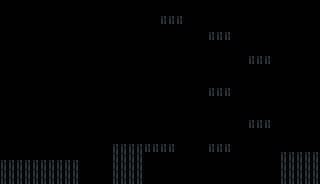

A level layout from a 2D game, rendered from its tile map. Below: a short description, then the map file with its tile-grid data intact:
An orthogonal 40x23 tile map with 8x8 px tiles, 2 tile layers (draw, collide).

<map version="1.10" tiledversion="1.10.2" orientation="orthogonal" renderorder="right-down" width="40" height="23" tilewidth="8" tileheight="8" infinite="0" nextlayerid="3" nextobjectid="1">
 <editorsettings>
  <export target="next.csv" format="csv" />
 </editorsettings>
 <tileset firstgid="1" source="tileset.tsx" />
 <layer id="1" name="draw" width="40" height="23">
  <data encoding="csv">
0,0,0,0,0,0,0,0,0,0,0,0,0,0,0,0,0,0,0,0,0,0,0,0,0,0,0,0,0,0,0,0,0,0,0,0,0,0,0,0,
0,0,0,0,0,0,0,0,0,0,0,0,0,0,0,0,0,0,0,0,0,0,0,0,0,0,0,0,0,0,0,0,0,0,0,0,0,0,0,0,
0,0,0,0,0,0,0,0,0,0,0,0,0,0,0,0,0,0,0,0,25,26,27,0,0,0,0,0,0,0,0,0,0,0,0,0,0,0,0,0,
0,0,0,0,0,0,0,0,0,0,0,0,0,0,0,0,0,0,0,0,0,0,0,0,0,0,0,0,0,0,0,0,0,0,0,0,0,0,0,0,
0,0,0,0,0,0,0,0,0,0,0,0,0,0,0,0,0,0,0,0,0,0,0,0,0,0,25,26,27,0,0,0,0,0,0,0,0,0,0,0,
0,0,0,0,0,0,0,0,0,0,0,0,0,0,0,0,0,0,0,0,0,0,0,0,0,0,0,0,0,0,0,0,0,0,0,0,0,0,0,0,
0,0,0,0,0,0,0,0,0,0,0,0,0,0,0,0,0,0,0,0,0,0,0,0,0,0,0,0,0,0,0,0,0,0,0,0,0,0,0,0,
0,0,0,0,0,0,0,0,0,0,0,0,0,0,0,0,0,0,0,0,0,0,0,0,0,0,0,0,0,0,0,25,26,27,0,0,0,0,0,0,
0,0,0,0,0,0,0,0,0,0,0,0,0,0,0,0,0,0,0,0,0,0,0,0,0,0,0,0,0,0,0,0,0,0,0,0,0,0,0,0,
0,0,0,0,0,0,0,0,0,0,0,0,0,0,0,0,0,0,0,0,0,0,0,0,0,0,0,0,0,0,0,0,0,0,0,0,0,0,0,0,
0,0,0,0,0,0,0,0,0,0,0,0,0,0,0,0,0,0,0,0,0,0,0,0,0,0,0,0,0,0,0,0,0,0,0,0,0,0,0,0,
0,0,0,0,0,0,0,0,0,0,0,0,0,0,0,0,0,0,0,0,0,0,0,0,0,0,25,26,27,0,0,0,0,0,0,0,0,0,0,0,
0,0,0,0,0,0,0,0,0,0,0,0,0,0,0,0,0,0,0,0,0,0,0,0,0,0,0,0,0,0,0,0,0,0,0,0,0,0,0,0,
0,0,0,0,0,0,0,0,0,0,0,0,0,0,0,0,0,0,0,0,0,0,0,0,0,0,0,0,0,0,0,0,0,0,0,0,0,0,0,0,
0,0,0,0,0,0,0,0,0,0,0,0,0,0,0,0,0,0,0,0,0,0,0,0,0,0,0,0,0,0,0,0,0,0,0,0,0,0,0,0,
0,0,0,0,0,0,0,0,0,0,0,0,0,0,0,0,0,0,0,0,0,0,0,0,0,0,0,0,0,0,0,25,26,27,0,0,0,0,0,0,
0,0,0,0,0,0,0,0,0,0,0,0,0,0,0,0,0,0,0,0,0,0,0,0,0,0,0,0,0,0,0,0,0,0,0,0,0,0,0,0,
0,0,0,0,0,0,0,0,0,0,0,0,0,0,0,0,0,0,0,0,0,0,0,0,0,0,0,0,0,0,0,0,0,0,0,0,0,0,0,0,
0,0,0,0,0,0,0,0,0,0,0,0,0,0,1,2,2,2,26,26,26,27,0,0,0,0,25,26,27,0,0,0,0,0,0,0,0,0,0,0,
0,0,0,0,0,0,0,0,0,0,0,0,0,0,9,4,6,11,0,0,0,0,0,0,0,0,0,0,0,0,0,0,0,0,0,1,2,2,2,2,
2,2,2,2,2,2,2,2,2,3,0,0,0,0,9,12,14,11,0,0,0,0,0,0,0,0,0,0,0,0,0,0,0,0,0,9,4,5,5,5,
5,5,5,5,5,5,5,5,6,11,0,0,0,0,9,12,14,11,0,0,0,0,0,0,0,0,0,0,0,0,0,0,0,0,0,9,12,13,13,13,
13,13,13,13,13,13,13,13,14,11,0,0,0,0,9,12,14,11,0,0,0,0,0,0,0,0,0,0,0,0,0,0,0,0,0,9,12,13,13,13
</data>
 </layer>
 <layer id="2" name="collide" width="40" height="23">
  <data encoding="csv">
0,0,0,0,0,0,0,0,0,0,0,0,0,0,0,0,0,0,0,0,0,0,0,0,0,0,0,0,0,0,0,0,0,0,0,0,0,0,0,0,
0,0,0,0,0,0,0,0,0,0,0,0,0,0,0,0,0,0,0,0,0,0,0,0,0,0,0,0,0,0,0,0,0,0,0,0,0,0,0,0,
0,0,0,0,0,0,0,0,0,0,0,0,0,0,0,0,0,0,0,0,10,10,10,0,0,0,0,0,0,0,0,0,0,0,0,0,0,0,0,0,
0,0,0,0,0,0,0,0,0,0,0,0,0,0,0,0,0,0,0,0,0,0,0,0,0,0,0,0,0,0,0,0,0,0,0,0,0,0,0,0,
0,0,0,0,0,0,0,0,0,0,0,0,0,0,0,0,0,0,0,0,0,0,0,0,0,0,10,10,10,0,0,0,0,0,0,0,0,0,0,0,
0,0,0,0,0,0,0,0,0,0,0,0,0,0,0,0,0,0,0,0,0,0,0,0,0,0,0,0,0,0,0,0,0,0,0,0,0,0,0,0,
0,0,0,0,0,0,0,0,0,0,0,0,0,0,0,0,0,0,0,0,0,0,0,0,0,0,0,0,0,0,0,0,0,0,0,0,0,0,0,0,
0,0,0,0,0,0,0,0,0,0,0,0,0,0,0,0,0,0,0,0,0,0,0,0,0,0,0,0,0,0,0,10,10,10,0,0,0,0,0,0,
0,0,0,0,0,0,0,0,0,0,0,0,0,0,0,0,0,0,0,0,0,0,0,0,0,0,0,0,0,0,0,0,0,0,0,0,0,0,0,0,
0,0,0,0,0,0,0,0,0,0,0,0,0,0,0,0,0,0,0,0,0,0,0,0,0,0,0,0,0,0,0,0,0,0,0,0,0,0,0,0,
0,0,0,0,0,0,0,0,0,0,0,0,0,0,0,0,0,0,0,0,0,0,0,0,0,0,0,0,0,0,0,0,0,0,0,0,0,0,0,0,
0,0,0,0,0,0,0,0,0,0,0,0,0,0,0,0,0,0,0,0,0,0,0,0,0,0,10,10,10,0,0,0,0,0,0,0,0,0,0,0,
0,0,0,0,0,0,0,0,0,0,0,0,0,0,0,0,0,0,0,0,0,0,0,0,0,0,0,0,0,0,0,0,0,0,0,0,0,0,0,0,
0,0,0,0,0,0,0,0,0,0,0,0,0,0,0,0,0,0,0,0,0,0,0,0,0,0,0,0,0,0,0,0,0,0,0,0,0,0,0,0,
0,0,0,0,0,0,0,0,0,0,0,0,0,0,0,0,0,0,0,0,0,0,0,0,0,0,0,0,0,0,0,0,0,0,0,0,0,0,0,0,
0,0,0,0,0,0,0,0,0,0,0,0,0,0,0,0,0,0,0,0,0,0,0,0,0,0,0,0,0,0,0,10,10,10,0,0,0,0,0,0,
0,0,0,0,0,0,0,0,0,0,0,0,0,0,0,0,0,0,0,0,0,0,0,0,0,0,0,0,0,0,0,0,0,0,0,0,0,0,0,0,
0,0,0,0,0,0,0,0,0,0,0,0,0,0,0,0,0,0,0,0,0,0,0,0,0,0,0,0,0,0,0,0,0,0,0,0,0,0,0,0,
0,0,0,0,0,0,0,0,0,0,0,0,0,0,10,10,10,10,10,10,10,10,0,0,0,0,10,10,10,0,0,0,0,0,0,0,0,0,0,0,
0,0,0,0,0,0,0,0,0,0,0,0,0,0,10,10,10,10,0,0,0,0,0,0,0,0,0,0,0,0,0,0,0,0,0,10,10,10,10,10,
10,10,10,10,10,10,10,10,10,10,0,0,0,0,10,10,10,10,0,0,0,0,0,0,0,0,0,0,0,0,0,0,0,0,0,10,10,10,10,10,
10,10,10,10,10,10,10,10,10,10,0,0,0,0,10,10,10,10,0,0,0,0,0,0,0,0,0,0,0,0,0,0,0,0,0,10,10,10,10,10,
10,10,10,10,10,10,10,10,10,10,0,0,0,0,10,10,10,10,0,0,0,0,0,0,0,0,0,0,0,0,0,0,0,0,0,10,10,10,10,10
</data>
 </layer>
</map>